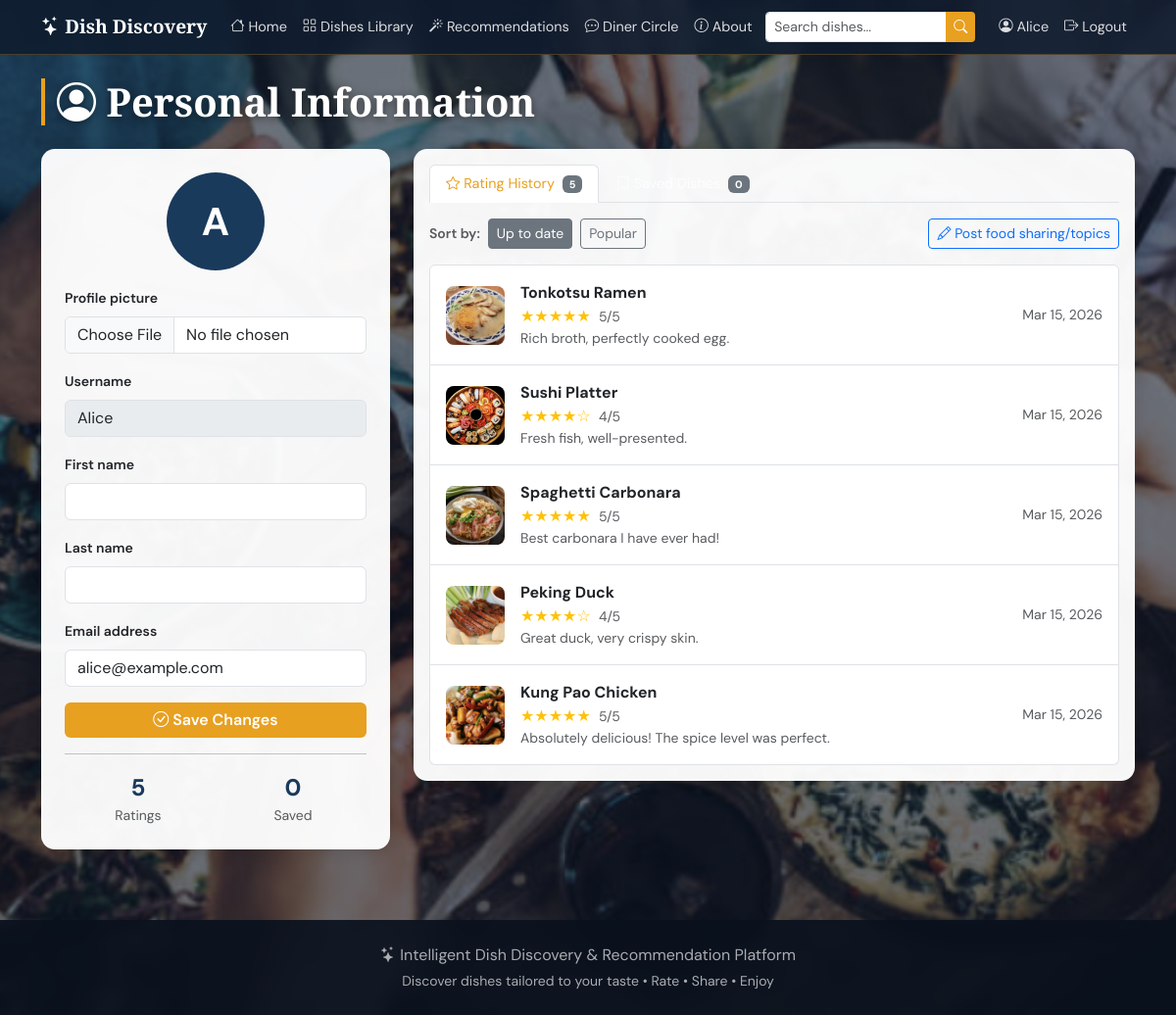
Screenshot of /profile/ (signed in) with the database file from the repository.
### core/models.py (models this page shows, shortened)
class User(AbstractUser):
    ROLE_CHOICES = [('user', 'User'), ('admin', 'Admin')]
    avatar = models.ImageField(upload_to='avatars/', blank=True, null=True)
    role = models.CharField(max_length=10, choices=ROLE_CHOICES, default='user')

class UserRating(models.Model):
    user = models.ForeignKey(User, on_delete=models.CASCADE, related_name='ratings')
    item = models.ForeignKey(Item, on_delete=models.CASCADE, related_name='ratings')
    rating = models.IntegerField(validators=[MinValueValidator(1), MaxValueValidator(5)])
    comment = models.TextField(blank=True)
    created_at = models.DateTimeField(auto_now_add=True)
    updated_at = models.DateTimeField(auto_now=True)
    class Meta:
        unique_together = ('user', 'item')
        ordering = ['-created_at']

class Item(models.Model):
    category = models.ForeignKey(Category, on_delete=models.SET_NULL, null=True, related_name='items')
    name = models.CharField(max_length=200)
    description = models.TextField(blank=True)
    image_url = models.ImageField(upload_to='dishes/', blank=True, null=True)
    avg_rating = models.FloatField(default=0.0)
    price = models.DecimalField(max_digits=8, decimal_places=2, default=0.00)
    is_hot = models.BooleanField(default=False)
    created_at = models.DateTimeField(auto_now_add=True)
    class Meta:
        ordering = ['-created_at']

### core/views.py (the view)
# urls.py: path('profile/', views.profile_view, name='profile'),
@login_required
def profile_view(request):
    if request.method == 'POST':
        form = ProfileForm(request.POST, request.FILES, instance=request.user)
        if form.is_valid():
            form.save()
            messages.success(request, 'Profile updated successfully!')
            return redirect('profile')
    else:
        form = ProfileForm(instance=request.user)
    ratings = UserRating.objects.filter(user=request.user).select_related('item').order_by('-created_at')
    collections = UserCollection.objects.filter(user=request.user).select_related('item').order_by('-created_at')
    context = {
        'form': form,
        'ratings': ratings,
        'collections': collections,
    }
    return render(request, 'core/profile.html', context)

### core/forms.py
class ProfileForm(forms.ModelForm):
    class Meta:
        model = User
        fields = ('first_name', 'last_name', 'email', 'avatar')
        widgets = {
            'first_name': forms.TextInput(attrs={'class': 'form-control'}),
            'last_name': forms.TextInput(attrs={'class': 'form-control'}),
            'email': forms.EmailInput(attrs={'class': 'form-control'}),
            'avatar': forms.FileInput(attrs={'class': 'form-control'}),
        }

### core/templates/core/profile.html (shortened to what this page needs)
{% extends 'core/base.html' %}
{% load static %}
{% block page_bg_style %}style="background-image: url('{% static 'photo6.jpg' %}')"{% endblock %}
{% block content %}
<div class="container py-4">
    <h1 class="section-title"><i class="bi bi-person-circle"></i> Personal Information</h1>
    <div class="row g-4">
        <div class="col-md-4">
            <div class="card p-4">
                <div class="text-center mb-3">
                    {% if request.user.avatar %}
                    <img src="{{ request.user.avatar.url }}" alt="Profile picture"
                         class="rounded-circle" style="width:100px;height:100px;object-fit:cover;"
                         id="avatarPreview">
                    {% else %}
                    <div id="avatarPreview" style="width:100px;height:100px;border-radius:50%;background:var(--primary);color:#fff;font-size:2.5rem;font-weight:bold;display:flex;align-items:center;justify-content:center;margin:0 auto;">
                        {{ request.user.username|first|upper }}
                    </div>
                    {% endif %}
                </div>
                <form method="post" enctype="multipart/form-data" novalidate>
                    <div class="mb-3">
                        <label for="{{ form.avatar.id_for_label }}" class="form-label small fw-semibold">Profile picture</label>
                        {{ form.avatar }}
                    </div>
                    <div class="mb-3">
                        <label class="form-label small fw-semibold">Username</label>
                        <input type="text" class="form-control" value="{{ request.user.username }}" disabled
                               aria-label="Username (cannot be changed)">
                    </div>
                    <div class="mb-3">
                        <label for="{{ form.first_name.id_for_label }}" class="form-label small fw-semibold">First name</label>
                        {{ form.first_name }}
                    </div>
                    <div class="mb-3">
                        <label for="{{ form.last_name.id_for_label }}" class="form-label small fw-semibold">Last name</label>
                        {{ form.last_name }}
                    </div>
                    <div class="mb-3">
                        <label for="{{ form.email.id_for_label }}" class="form-label small fw-semibold">Email address</label>
                        {{ form.email }}
                    </div>
                    <button type="submit" class="btn btn-accent w-100">
                        <i class="bi bi-check-circle"></i> Save Changes
                    </button>
                </form>
                <hr class="my-3">
                <div class="row text-center g-2">
                    <div class="col-6">
                        <div class="fw-bold fs-4" style="color:var(--primary);">{{ ratings.count }}</div>
                        <div class="text-muted small">Ratings</div>
                    </div>
                    <div class="col-6">
                        <div class="fw-bold fs-4" style="color:var(--primary);">{{ collections.count }}</div>
                        <div class="text-muted small">Saved</div>
                    </div>
                </div>
            </div>
        </div>
        <div class="col-md-8">
            <div class="card p-3">
            <ul class="nav nav-tabs mb-3" role="tablist">
                <li class="nav-item" role="presentation">
                    <button class="nav-link active" id="ratings-tab" data-bs-toggle="tab"
                            data-bs-target="#ratingsPanel" type="button" role="tab"
                            aria-controls="ratingsPanel" aria-selected="true">
                        <i class="bi bi-star"></i> Rating History
                        <span class="badge bg-secondary ms-1">{{ ratings.count }}</span>
                    </button>
                </li>
                <li class="nav-item" role="presentation">
                    <button class="nav-link" id="collections-tab" data-bs-toggle="tab"
                            data-bs-target="#collectionsPanel" type="button" role="tab"
                            aria-controls="collectionsPanel" aria-selected="false">
                        <i class="bi bi-bookmark"></i> Saved Dishes
                        <span class="badge bg-secondary ms-1">{{ collections.count }}</span>
                    </button>
                </li>
            </ul>
            <div class="tab-content">
                <div class="tab-pane fade show active" id="ratingsPanel" role="tabpanel" aria-labelledby="ratings-tab">
                    <div class="d-flex gap-2 mb-3 flex-wrap align-items-center">
                        <span class="text-muted small fw-semibold">Sort by:</span>
                        <a href="?sort=date" class="btn btn-sm {% if request.GET.sort != 'rating' %}btn-secondary{% else %}btn-outline-secondary{% endif %}">Up to date</a>
                        <a href="?sort=rating" class="btn btn-sm {% if request.GET.sort == 'rating' %}btn-secondary{% else %}btn-outline-secondary{% endif %}">Popular</a>
                        <a href="{% url 'forum' %}" class="btn btn-sm btn-outline-primary ms-auto">
                            <i class="bi bi-pencil"></i> Post food sharing/topics
                        </a>
                    </div>
                    {% if ratings %}
                    <div class="list-group">
                        {% for rating in ratings %}
                        <a href="{% url 'dish_detail' rating.item.pk %}"
                           class="list-group-item list-group-item-action d-flex gap-3 align-items-center py-3">
                            {% if rating.item.image_url %}
                            <img src="{{ rating.item.image_url.url }}" alt="{{ rating.item.name }}"
                                 style="width:60px;height:60px;object-fit:cover;border-radius:8px;">
                            {% else %}
                            <div style="width:60px;height:60px;background:var(--light-bg);border-radius:8px;display:flex;align-items:center;justify-content:center;font-size:1.5rem;" aria-hidden="true">🍽️</div>
                            {% endif %}
                            <div class="flex-grow-1 min-w-0">
                                <div class="fw-bold">{{ rating.item.name }}</div>
                                <div class="text-warning" aria-label="{{ rating.rating }} stars">
                                    {% for i in "12345" %}{% if forloop.counter <= rating.rating %}★{% else %}☆{% endif %}{% endfor %}
                                    <span class="text-muted small ms-1">{{ rating.rating }}/5</span>
                                </div>
                                {% if rating.comment %}
                                <div class="text-muted small text-truncate">{{ rating.comment }}</div>
                                {% endif %}
                            </div>
                            <small class="text-muted text-nowrap">{{ rating.created_at|date:"M d, Y" }}</small>
                        </a>
                        {% endfor %}
                    </div>
                    {% else %}
                    <div class="text-center py-5">
                        <p class="text-muted mt-2">You haven't rated any dishes yet.</p>
                        <a href="{% url 'dishes' %}" class="btn btn-accent btn-sm">Browse Dishes</a>
                    </div>
                    {% endif %}
                </div>
            </div>
            </div>
        </div>
    </div>
</div>
{% endblock %}

### core/templates/core/base.html (shortened to what this page needs)
<!DOCTYPE html>
<html lang="en">
<head>
    {% load static %}
    <link href="https://cdn.jsdelivr.net/npm/bootstrap@5.3.0/dist/css/bootstrap.min.css" rel="stylesheet">
    <link href="https://cdn.jsdelivr.net/npm/bootstrap-icons@1.11.0/font/bootstrap-icons.css" rel="stylesheet">
</head>
<body>
<div class="page-bg {% block page_bg_class %}{% endblock %}"
     {% block page_bg_style %}{% endblock %}>
<nav class="navbar navbar-expand-lg navbar-dark" aria-label="Main navigation">
    <div class="container">
        <a class="navbar-brand" href="{% url 'home' %}">
            <i class="bi bi-stars"></i> Dish Discovery
        </a>
        <div class="collapse navbar-collapse" id="navbarNav">
            <ul class="navbar-nav me-auto">
                <li class="nav-item">
                    <a class="nav-link {% if request.resolver_match.url_name == 'home' %}active{% endif %}"
                       href="{% url 'home' %}"><i class="bi bi-house"></i> Home</a>
                </li>
                <li class="nav-item">
                    <a class="nav-link {% if request.resolver_match.url_name == 'dishes' %}active{% endif %}"
                       href="{% url 'dishes' %}"><i class="bi bi-grid"></i> Dishes Library</a>
                </li>
                {% if user.is_authenticated %}
                <li class="nav-item">
                    <a class="nav-link {% if request.resolver_match.url_name == 'recommendations' %}active{% endif %}"
                       href="{% url 'recommendations' %}"><i class="bi bi-magic"></i> Recommendations</a>
                </li>
                {% endif %}
                <li class="nav-item">
                    <a class="nav-link {% if 'forum' in request.resolver_match.url_name %}active{% endif %}"
                       href="{% url 'forum' %}"><i class="bi bi-chat-dots"></i> Diner Circle</a>
                </li>
                <li class="nav-item">
                    <a class="nav-link {% if request.resolver_match.url_name == 'about' %}active{% endif %}"
                       href="{% url 'about' %}"><i class="bi bi-info-circle"></i> About</a>
                </li>
            </ul>
            <div class="search-box me-3" role="search">
                <div class="input-group input-group-sm">
                    <input type="text" id="navSearch" class="form-control" placeholder="Search dishes..."
                           aria-label="Search dishes" autocomplete="off">
                    <button class="btn btn-accent" id="navSearchBtn" aria-label="Submit search">
                        <i class="bi bi-search"></i>
                    </button>
                </div>
            </div>
            <ul class="navbar-nav">
                {% if user.is_authenticated %}
                <li class="nav-item">
                    <a class="nav-link" href="{% url 'profile' %}">
                        <i class="bi bi-person-circle"></i> {{ user.username }}
                    </a>
                </li>
                <li class="nav-item">
                    <form method="post" action="{% url 'logout' %}" style="display:inline;">
                        <button type="submit" class="nav-link btn btn-link"
                                style="color:rgba(255,255,255,0.85)!important;">
                            <i class="bi bi-box-arrow-right"></i> Logout
                        </button>
                    </form>
                </li>
                {% endif %}
            </ul>
        </div>
    </div>
</nav>
<main id="main-content">
    {% block content %}{% endblock %}
</main>
<footer class="py-4 mt-5">
    <div class="container text-center">
        <p class="mb-1"><i class="bi bi-stars"></i> Intelligent Dish Discovery & Recommendation Platform</p>
        <p class="small mb-0">Discover dishes tailored to your taste &bull; Rate &bull; Share &bull; Enjoy</p>
    </div>
</footer>
</div>
</body>
</html>

### core/templates/core/base.html (style rules this page uses)
:root { --primary: #1a3a5c; --accent: #e8a020; --light-bg: #f0f8ff; --overlay: rgba(10, 20, 35, 0.60); }
body { font-family: 'DM Sans', sans-serif; background: #1a2535; }
.page-bg { min-height: 100vh; background-size: cover; background-position: center; background-attachment: fixed; position: relative; display: flex; flex-direction: column; }
.page-bg main { flex: 1; }
.page-bg::before { content: ''; position: fixed; inset: 0; background: var(--overlay); z-index: 0; pointer-events: none; }
.page-bg > nav, .page-bg > div, .page-bg > main, .page-bg > footer { position: relative; z-index: 1; }
.navbar { background: rgba(15, 28, 46, 0.88) !important; backdrop-filter: blur(10px); border-bottom: 1px solid rgba(232, 160, 32, 0.25); }
.navbar-brand { font-family: 'Playfair Display', serif; font-weight: 700; font-size: 1.2rem; color: #fff !important; }
.nav-link { color: rgba(255,255,255,0.85) !important; font-size: 0.9rem; }
.nav-link:hover, .nav-link.active { color: var(--accent) !important; }
.btn-accent { background: var(--accent); color: #fff; border: none; font-weight: 600; }
.card { border: none; box-shadow: 0 2px 16px rgba(0,0,0,0.12); border-radius: 14px; background: rgba(255,255,255,0.96); }
.section-title { font-family: 'Playfair Display', serif; color: #fff; font-weight: 700; border-left: 4px solid var(--accent); padding-left: 12px; margin-bottom: 1.5rem; text-shadow: 0 2px 8px rgba(0,0,0,0.5); }
footer { background: rgba(10, 18, 30, 0.92); color: rgba(255,255,255,0.65); backdrop-filter: blur(8px); }
.search-box { max-width: 400px; position: relative; }
.btn, .nav-link, .star { min-height: 24px; min-width: 24px; }

### rows the page displays
User: username "Alice", user.username|first "A", user.username "Alice", email "alice@example.com"
UserRating: item.image_url (picture), item.name "Tonkotsu Ramen", rating "5", comment "Rich broth, perfectly cooked egg.", created_at "Mar 15, 2026"
UserRating: item.image_url (picture), item.name "Sushi Platter", rating "4", comment "Fresh fish, well-presented.", created_at "Mar 15, 2026"
UserRating: item.image_url (picture), item.name "Spaghetti Carbonara", rating "5", comment "Best carbonara I have ever had!", created_at "Mar 15, 2026"
UserRating: item.image_url (picture), item.name "Peking Duck", rating "4", comment "Great duck, very crispy skin.", created_at "Mar 15, 2026"
UserRating: item.image_url (picture), item.name "Kung Pao Chicken", rating "5", comment "Absolutely delicious! The spice level was perfect.", created_at "Mar 15, 2026"

### other values shown
{{ ratings.count }} "5"
{{ collections.count }} "0"
